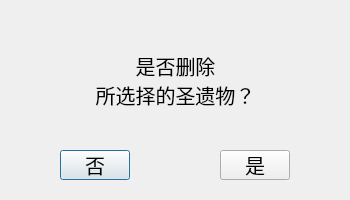
<?xml version="1.0" encoding="UTF-8"?>
<ui version="4.0">
 <class>isDelete</class>
 <widget class="QDialog" name="isDelete">
  <property name="geometry">
   <rect>
    <x>0</x>
    <y>0</y>
    <width>350</width>
    <height>200</height>
   </rect>
  </property>
  <property name="windowTitle">
   <string>警告</string>
  </property>
  <widget class="QLabel" name="text">
   <property name="geometry">
    <rect>
     <x>0</x>
     <y>0</y>
     <width>351</width>
     <height>161</height>
    </rect>
   </property>
   <property name="font">
    <font>
     <family>汉仪文黑-85W</family>
     <pointsize>15</pointsize>
    </font>
   </property>
   <property name="text">
    <string>是否删除
所选择的圣遗物？</string>
   </property>
   <property name="alignment">
    <set>Qt::AlignCenter</set>
   </property>
  </widget>
  <widget class="QPushButton" name="no">
   <property name="geometry">
    <rect>
     <x>60</x>
     <y>150</y>
     <width>70</width>
     <height>30</height>
    </rect>
   </property>
   <property name="font">
    <font>
     <family>汉仪文黑-85W</family>
     <pointsize>15</pointsize>
    </font>
   </property>
   <property name="text">
    <string>否</string>
   </property>
  </widget>
  <widget class="QPushButton" name="yes">
   <property name="geometry">
    <rect>
     <x>220</x>
     <y>150</y>
     <width>70</width>
     <height>30</height>
    </rect>
   </property>
   <property name="font">
    <font>
     <family>汉仪文黑-85W</family>
     <pointsize>15</pointsize>
    </font>
   </property>
   <property name="text">
    <string>是</string>
   </property>
  </widget>
 </widget>
 <resources/>
 <connections>
  <connection>
   <sender>no</sender>
   <signal>clicked()</signal>
   <receiver>isDelete</receiver>
   <slot>close()</slot>
   <hints>
    <hint type="sourcelabel">
     <x>94</x>
     <y>164</y>
    </hint>
    <hint type="destinationlabel">
     <x>174</x>
     <y>99</y>
    </hint>
   </hints>
  </connection>
 </connections>
</ui>
